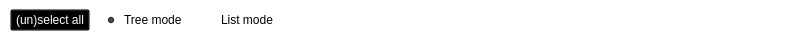
    <widget class="QFrame" name="frame">
     <property name="minimumSize">
      <size>
       <width>0</width>
       <height>40</height>
      </size>
     </property>
     <property name="palette">
      <palette>
       <active>
        <colorrole role="Button">
         <brush brushstyle="SolidPattern">
          <color alpha="0">
           <red>0</red>
           <green>0</green>
           <blue>0</blue>
          </color>
         </brush>
        </colorrole>
        <colorrole role="ButtonText">
         <brush brushstyle="SolidPattern">
          <color alpha="255">
           <red>90</red>
           <green>104</green>
           <blue>118</blue>
          </color>
         </brush>
        </colorrole>
        <colorrole role="Base">
         <brush brushstyle="SolidPattern">
          <color alpha="0">
           <red>0</red>
           <green>0</green>
           <blue>0</blue>
          </color>
         </brush>
        </colorrole>
        <colorrole role="Window">
         <brush brushstyle="SolidPattern">
          <color alpha="0">
           <red>0</red>
           <green>0</green>
           <blue>0</blue>
          </color>
         </brush>
        </colorrole>
       </active>
       <inactive>
        <colorrole role="Button">
         <brush brushstyle="SolidPattern">
          <color alpha="0">
           <red>0</red>
           <green>0</green>
           <blue>0</blue>
          </color>
         </brush>
        </colorrole>
        <colorrole role="ButtonText">
         <brush brushstyle="SolidPattern">
          <color alpha="255">
           <red>90</red>
           <green>104</green>
           <blue>118</blue>
          </color>
         </brush>
        </colorrole>
        <colorrole role="Base">
         <brush brushstyle="SolidPattern">
          <color alpha="0">
           <red>0</red>
           <green>0</green>
           <blue>0</blue>
          </color>
         </brush>
        </colorrole>
        <colorrole role="Window">
         <brush brushstyle="SolidPattern">
          <color alpha="0">
           <red>0</red>
           <green>0</green>
           <blue>0</blue>
          </color>
         </brush>
        </colorrole>
       </inactive>
       <disabled>
        <colorrole role="Button">
         <brush brushstyle="SolidPattern">
          <color alpha="0">
           <red>0</red>
           <green>0</green>
           <blue>0</blue>
          </color>
         </brush>
        </colorrole>
        <colorrole role="ButtonText">
         <brush brushstyle="SolidPattern">
          <color alpha="255">
           <red>69</red>
           <green>69</green>
           <blue>69</blue>
          </color>
         </brush>
        </colorrole>
        <colorrole role="Base">
         <brush brushstyle="SolidPattern">
          <color alpha="0">
           <red>0</red>
           <green>0</green>
           <blue>0</blue>
          </color>
         </brush>
        </colorrole>
        <colorrole role="Window">
         <brush brushstyle="SolidPattern">
          <color alpha="0">
           <red>0</red>
           <green>0</green>
           <blue>0</blue>
          </color>
         </brush>
        </colorrole>
       </disabled>
      </palette>
     </property>
     <property name="styleSheet">
      <string notr="true">background: transparent;</string>
     </property>
     <property name="frameShape">
      <enum>QFrame::NoFrame</enum>
     </property>
     <property name="frameShadow">
      <enum>QFrame::Plain</enum>
     </property>
     <widget class="QWidget" name="horizontalLayoutWidget">
      <property name="geometry">
       <rect>
        <x>10</x>
        <y>0</y>
        <width>781</width>
        <height>41</height>
       </rect>
      </property>
      <layout class="QHBoxLayout" name="horizontalLayoutPanel" stretch="0,0,0,0">
       <property name="spacing">
        <number>14</number>
       </property>
       <item>
        <widget class="QPushButton" name="pushButtonSelectAll">
         <property name="sizePolicy">
          <sizepolicy hsizetype="Maximum" vsizetype="Fixed">
           <horstretch>0</horstretch>
           <verstretch>0</verstretch>
          </sizepolicy>
         </property>
         <property name="palette">
          <palette>
           <active>
            <colorrole role="WindowText">
             <brush brushstyle="SolidPattern">
              <color alpha="255">
               <red>255</red>
               <green>255</green>
               <blue>255</blue>
              </color>
             </brush>
            </colorrole>
            <colorrole role="Button">
             <brush brushstyle="SolidPattern">
              <color alpha="0">
               <red>0</red>
               <green>0</green>
               <blue>0</blue>
              </color>
             </brush>
            </colorrole>
            <colorrole role="Text">
             <brush brushstyle="SolidPattern">
              <color alpha="255">
               <red>255</red>
               <green>255</green>
               <blue>255</blue>
              </color>
             </brush>
            </colorrole>
            <colorrole role="ButtonText">
             <brush brushstyle="SolidPattern">
              <color alpha="255">
               <red>255</red>
               <green>255</green>
               <blue>255</blue>
              </color>
             </brush>
            </colorrole>
            <colorrole role="Base">
             <brush brushstyle="SolidPattern">
              <color alpha="0">
               <red>0</red>
               <green>0</green>
               <blue>0</blue>
              </color>
             </brush>
            </colorrole>
            <colorrole role="Window">
             <brush brushstyle="SolidPattern">
              <color alpha="0">
               <red>0</red>
               <green>0</green>
               <blue>0</blue>
              </color>
             </brush>
            </colorrole>
           </active>
           <inactive>
            <colorrole role="WindowText">
             <brush brushstyle="SolidPattern">
              <color alpha="255">
               <red>255</red>
               <green>255</green>
               <blue>255</blue>
              </color>
             </brush>
            </colorrole>
            <colorrole role="Button">
             <brush brushstyle="SolidPattern">
              <color alpha="0">
               <red>0</red>
               <green>0</green>
               <blue>0</blue>
              </color>
             </brush>
            </colorrole>
            <colorrole role="Text">
             <brush brushstyle="SolidPattern">
              <color alpha="255">
               <red>255</red>
               <green>255</green>
               <blue>255</blue>
              </color>
             </brush>
            </colorrole>
            <colorrole role="ButtonText">
             <brush brushstyle="SolidPattern">
              <color alpha="255">
               <red>255</red>
               <green>255</green>
               <blue>255</blue>
              </color>
             </brush>
            </colorrole>
            <colorrole role="Base">
             <brush brushstyle="SolidPattern">
              <color alpha="0">
               <red>0</red>
               <green>0</green>
               <blue>0</blue>
              </color>
             </brush>
            </colorrole>
            <colorrole role="Window">
             <brush brushstyle="SolidPattern">
              <color alpha="0">
               <red>0</red>
               <green>0</green>
               <blue>0</blue>
              </color>
             </brush>
            </colorrole>
           </inactive>
           <disabled>
            <colorrole role="WindowText">
             <brush brushstyle="SolidPattern">
              <color alpha="255">
               <red>255</red>
               <green>255</green>
               <blue>255</blue>
              </color>
             </brush>
            </colorrole>
            <colorrole role="Button">
             <brush brushstyle="SolidPattern">
              <color alpha="0">
               <red>0</red>
               <green>0</green>
               <blue>0</blue>
              </color>
             </brush>
            </colorrole>
            <colorrole role="Text">
             <brush brushstyle="SolidPattern">
              <color alpha="255">
               <red>255</red>
               <green>255</green>
               <blue>255</blue>
              </color>
             </brush>
            </colorrole>
            <colorrole role="ButtonText">
             <brush brushstyle="SolidPattern">
              <color alpha="255">
               <red>255</red>
               <green>255</green>
               <blue>255</blue>
              </color>
             </brush>
            </colorrole>
            <colorrole role="Base">
             <brush brushstyle="SolidPattern">
              <color alpha="0">
               <red>0</red>
               <green>0</green>
               <blue>0</blue>
              </color>
             </brush>
            </colorrole>
            <colorrole role="Window">
             <brush brushstyle="SolidPattern">
              <color alpha="0">
               <red>0</red>
               <green>0</green>
               <blue>0</blue>
              </color>
             </brush>
            </colorrole>
           </disabled>
          </palette>
         </property>
         <property name="styleSheet">
          <string notr="true">background: transparent; color: rgb(255,255,255);</string>
         </property>
         <property name="text">
          <string>(un)select all</string>
         </property>
        </widget>
       </item>
       <item>
        <widget class="QRadioButton" name="radioTreeMode">
         <property name="sizePolicy">
          <sizepolicy hsizetype="Maximum" vsizetype="Fixed">
           <horstretch>0</horstretch>
           <verstretch>0</verstretch>
          </sizepolicy>
         </property>
         <property name="autoFillBackground">
          <bool>false</bool>
         </property>
         <property name="styleSheet">
          <string notr="true">background: transparent;</string>
         </property>
         <property name="text">
          <string>Tree mode</string>
         </property>
         <property name="checked">
          <bool>true</bool>
         </property>
        </widget>
       </item>
       <item>
        <widget class="QRadioButton" name="radioListMode">
         <property name="sizePolicy">
          <sizepolicy hsizetype="Maximum" vsizetype="Fixed">
           <horstretch>0</horstretch>
           <verstretch>0</verstretch>
          </sizepolicy>
         </property>
         <property name="autoFillBackground">
          <bool>false</bool>
         </property>
         <property name="styleSheet">
          <string notr="true">background: transparent;</string>
         </property>
         <property name="text">
          <string>List mode</string>
         </property>
        </widget>
       </item>
       <item>
        <spacer name="horizontalSpacer">
         <property name="orientation">
          <enum>Qt::Horizontal</enum>
         </property>
         <property name="sizeHint" stdset="0">
          <size>
           <width>40</width>
           <height>20</height>
          </size>
         </property>
        </spacer>
       </item>
      </layout>
     </widget>
    </widget>
